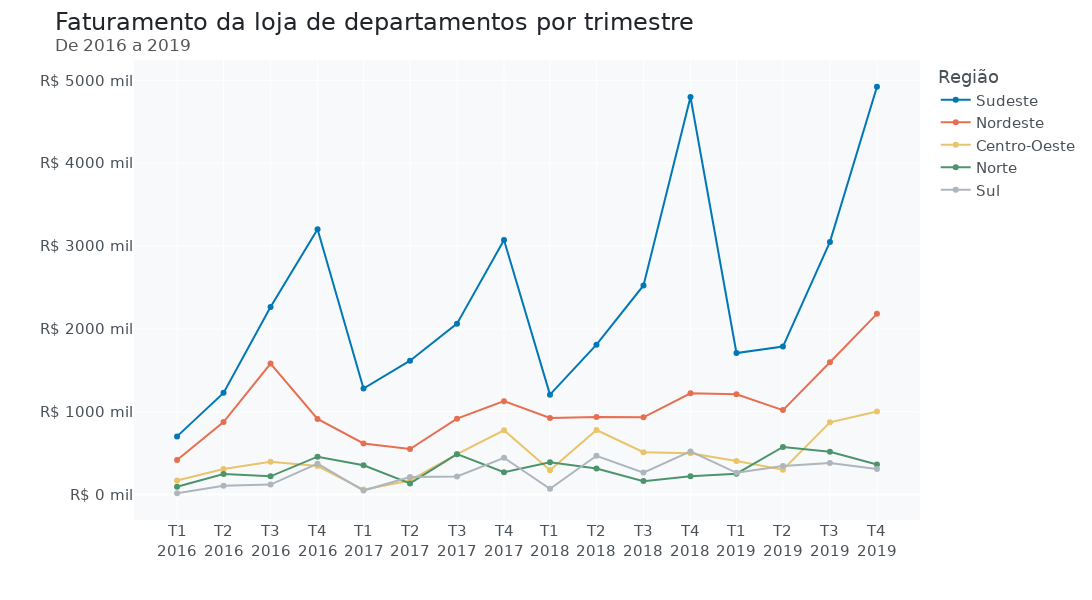

Notebook code for this chart:
### Code cell
# Dados ao passar o mouse
fig.update_traces(mode="markers+lines", hovertemplate = "<b>Período<b> %{x} br <b>Faturamento<b> %{y}")
fig.update_layout(hovermode="closest")    # para exibir apenas do dado que passamos o mouse
# fig.update_layout(hovermode="x")          # para exibir todos os dados do período em cada linha 
# fig.update_layout(hovermode="x unified")  # para exibir o resumo de todos os dados no período

fig.show()

### Figure 1 — Plotly figure (JSON) as saved in the notebook; plotly's stock layout.template omitted (floating-point values rounded to 4 significant figures)
{"data": [{"hovertemplate": "<b>Período<b> %{x} br <b>Faturamento<b> %{y}", "legendgroup": "Sudeste", "line": {"color": "#0077b6", "dash": "solid"}, "marker": {"symbol": "circle"}, "mode": "markers+lines", "name": "Sudeste", "orientation": "v", "showlegend": true, "type": "scatter", "x": ["2016-03-31T00:00:00", "2016-06-30T00:00:00", "2016-09-30T00:00:00", "2016-12-31T00:00:00", "2017-03-31T00:00:00", "2017-06-30T00:00:00", "2017-09-30T00:00:00", "2017-12-31T00:00:00", "2018-03-31T00:00:00", "2018-06-30T00:00:00", "2018-09-30T00:00:00", "2018-12-31T00:00:00", "2019-03-31T00:00:00", "2019-06-30T00:00:00", "2019-09-30T00:00:00", "2019-12-31T00:00:00"], "xaxis": "x", "y": [701.8, 1227.0, 2264.0, 3203.0, 1279.0, 1615.0, 2063.0, 3073.0, 1206.0, 1809.0, 2524.0, 4800.0, 1708.0, 1786.0, 3050.0, 4923.0], "yaxis": "y"}, {"hovertemplate": "<b>Período<b> %{x} br <b>Faturamento<b> %{y}", "legendgroup": "Nordeste", "line": {"color": "#e76f51", "dash": "solid"}, "marker": {"symbol": "circle"}, "mode": "markers+lines", "name": "Nordeste", "orientation": "v", "showlegend": true, "type": "scatter", "x": ["2016-03-31T00:00:00", "2016-06-30T00:00:00", "2016-09-30T00:00:00", "2016-12-31T00:00:00", "2017-03-31T00:00:00", "2017-06-30T00:00:00", "2017-09-30T00:00:00", "2017-12-31T00:00:00", "2018-03-31T00:00:00", "2018-06-30T00:00:00", "2018-09-30T00:00:00", "2018-12-31T00:00:00", "2019-03-31T00:00:00", "2019-06-30T00:00:00", "2019-09-30T00:00:00", "2019-12-31T00:00:00"], "xaxis": "x", "y": [417.3, 874.0, 1581.0, 912.7, 615.8, 549.3, 916, 1127.0, 924.0, 937.1, 931.4, 1221.0, 1211.0, 1019.0, 1597.0, 2181.0], "yaxis": "y"}, {"hovertemplate": "<b>Período<b> %{x} br <b>Faturamento<b> %{y}", "legendgroup": "Centro-Oeste", "line": {"color": "#e9c46a", "dash": "solid"}, "marker": {"symbol": "circle"}, "mode": "markers+lines", "name": "Centro-Oeste", "orientation": "v", "showlegend": true, "type": "scatter", "x": ["2016-03-31T00:00:00", "2016-06-30T00:00:00", "2016-09-30T00:00:00", "2016-12-31T00:00:00", "2017-03-31T00:00:00", "2017-06-30T00:00:00", "2017-09-30T00:00:00", "2017-12-31T00:00:00", "2018-03-31T00:00:00", "2018-06-30T00:00:00", "2018-09-30T00:00:00", "2018-12-31T00:00:00", "2019-03-31T00:00:00", "2019-06-30T00:00:00", "2019-09-30T00:00:00", "2019-12-31T00:00:00"], "xaxis": "x", "y": [168.0, 308.3, 396.1, 344.1, 59.04, 169.6, 488.2, 775.4, 293.0, 779.1, 510.3, 498.2, 403.7, 300.2, 870.9, 1003.0], "yaxis": "y"}, {"hovertemplate": "<b>Período<b> %{x} br <b>Faturamento<b> %{y}", "legendgroup": "Norte", "line": {"color": "#4c956c", "dash": "solid"}, "marker": {"symbol": "circle"}, "mode": "markers+lines", "name": "Norte", "orientation": "v", "showlegend": true, "type": "scatter", "x": ["2016-03-31T00:00:00", "2016-06-30T00:00:00", "2016-09-30T00:00:00", "2016-12-31T00:00:00", "2017-03-31T00:00:00", "2017-06-30T00:00:00", "2017-09-30T00:00:00", "2017-12-31T00:00:00", "2018-03-31T00:00:00", "2018-06-30T00:00:00", "2018-09-30T00:00:00", "2018-12-31T00:00:00", "2019-03-31T00:00:00", "2019-06-30T00:00:00", "2019-09-30T00:00:00", "2019-12-31T00:00:00"], "xaxis": "x", "y": [93.13, 246.8, 219.4, 456.5, 352.5, 133.5, 487.1, 268.6, 390.3, 313.5, 161.6, 221.7, 251.2, 574.0, 515.4, 362.6], "yaxis": "y"}, {"hovertemplate": "<b>Período<b> %{x} br <b>Faturamento<b> %{y}", "legendgroup": "Sul", "line": {"color": "#adb5bd", "dash": "solid"}, "marker": {"symbol": "circle"}, "mode": "markers+lines", "name": "Sul", "orientation": "v", "showlegend": true, "type": "scatter", "x": ["2016-03-31T00:00:00", "2016-06-30T00:00:00", "2016-09-30T00:00:00", "2016-12-31T00:00:00", "2017-03-31T00:00:00", "2017-06-30T00:00:00", "2017-09-30T00:00:00", "2017-12-31T00:00:00", "2018-03-31T00:00:00", "2018-06-30T00:00:00", "2018-09-30T00:00:00", "2018-12-31T00:00:00", "2019-03-31T00:00:00", "2019-06-30T00:00:00", "2019-09-30T00:00:00", "2019-12-31T00:00:00"], "xaxis": "x", "y": [15.15, 106.2, 119.7, 371.9, 47.48, 212.3, 216.8, 443.4, 69.5, 467.8, 264.3, 520.2, 261.8, 343.9, 379.9, 308.5], "yaxis": "y"}], "layout": {"font": {"color": "#495057", "family": "DejaVu Sans", "size": 15}, "height": 600, "hovermode": "closest", "legend": {"title": {"text": "Região"}, "tracegroupgap": 0}, "margin": {"t": 60}, "plot_bgcolor": "#f8f9fa", "title": {"font": {"color": "#212529", "size": 24}, "text": "Faturamento da loja de departamentos por trimestre<br><sup size=1 style=\"color:#555655\">De 2016 a 2019</sup>"}, "width": 1100, "xaxis": {"anchor": "y", "domain": [0, 1], "ticktext": ["T1<br>2016", "T2<br>2016", "T3<br>2016", "T4<br>2016", "T1<br>2017", "T2<br>2017", "T3<br>2017", "T4<br>2017", "T1<br>2018", "T2<br>2018", "T3<br>2018", "T4<br>2018", "T1<br>2019", "T2<br>2019", "T3<br>2019", "T4<br>2019"], "tickvals": ["2016-03-31T00:00:00", "2016-06-30T00:00:00", "2016-09-30T00:00:00", "2016-12-31T00:00:00", "2017-03-31T00:00:00", "2017-06-30T00:00:00", "2017-09-30T00:00:00", "2017-12-31T00:00:00", "2018-03-31T00:00:00", "2018-06-30T00:00:00", "2018-09-30T00:00:00", "2018-12-31T00:00:00", "2019-03-31T00:00:00", "2019-06-30T00:00:00", "2019-09-30T00:00:00", "2019-12-31T00:00:00"], "title": {"text": ""}}, "yaxis": {"anchor": "x", "domain": [0, 1], "tickprefix": "R$ ", "ticksuffix": " mil", "title": {"text": ""}}}}
